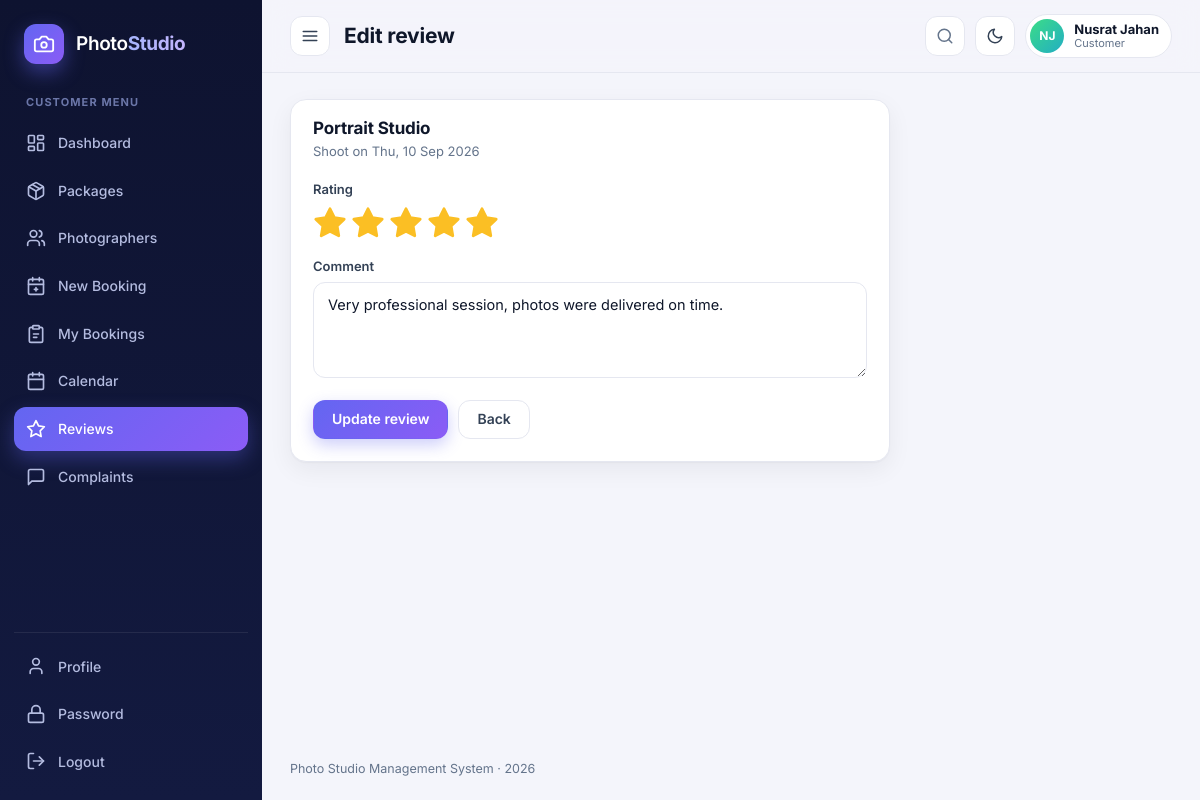
The app's page /view/customer/edit-review.php?id=1 (signed in) with its own data.
### tables this page shows
CREATE TABLE reviews (
	id INT PRIMARY KEY AUTO_INCREMENT,
	booking_id INT NOT NULL,
	customer_id INT NOT NULL,
	rating INT NOT NULL,
	comment TEXT,
	created_at TIMESTAMP DEFAULT CURRENT_TIMESTAMP,
	FOREIGN KEY (booking_id) REFERENCES bookings(id) ON DELETE CASCADE,
	FOREIGN KEY (customer_id) REFERENCES users(id) ON DELETE CASCADE
);

CREATE TABLE packages (
	id INT PRIMARY KEY AUTO_INCREMENT,
	category_id INT NOT NULL,
	name VARCHAR(100) NOT NULL,
	price DECIMAL(10,2) NOT NULL,
	duration VARCHAR(50),
	inclusions TEXT,
	FOREIGN KEY (category_id) REFERENCES categories(id) ON DELETE CASCADE
);

CREATE TABLE bookings (
	id INT PRIMARY KEY AUTO_INCREMENT,
	customer_id INT NOT NULL,
	package_id INT NOT NULL,
	photographer_id INT DEFAULT NULL,
	booking_date DATE NOT NULL,
	booking_time VARCHAR(20) NOT NULL,
	location VARCHAR(255) NOT NULL,
	note TEXT,
	status VARCHAR(20) DEFAULT 'pending',
	created_at TIMESTAMP DEFAULT CURRENT_TIMESTAMP,
	FOREIGN KEY (customer_id) REFERENCES users(id) ON DELETE CASCADE,
	FOREIGN KEY (package_id) REFERENCES packages(id) ON DELETE CASCADE,
	FOREIGN KEY (photographer_id) REFERENCES users(id) ON DELETE SET NULL
);

### model/BaseModel.php (called while the page is built, shortened)
<?php
class BaseModel {
	public function establishConnection() {
		$db = new DBConnection();
		return $db->connect();
	}
	protected function run($sql, $types = '', $params = array()) {
		$conn = $this->establishConnection();
		$stmt = $conn->prepare($sql);
		if ($types !== '') {
			$stmt->bind_param($types, ...$params);
		}
		$stmt->execute();
		return $stmt;
	}
	protected function all($sql, $types = '', $params = array()) {
		$stmt = $this->run($sql, $types, $params);
		$result = $stmt->get_result();
		$rows = array();
		while ($row = $result->fetch_assoc()) {
			$rows[] = $row;
		}
		return $rows;
	}
	protected function one($sql, $types = '', $params = array()) {
		$rows = $this->all($sql, $types, $params);
		return count($rows) > 0 ? $rows[0] : null;
	}
}

### model/User.php (called while the page is built, shortened)
<?php
require_once __DIR__ . '/BaseModel.php';
class User extends BaseModel {
	public function getUserById($id) {
		return $this->one("SELECT * FROM users WHERE id = ?", 'i', array((int)$id));
	}
}

### model/Review.php (called while the page is built, shortened)
<?php
require_once __DIR__ . '/BaseModel.php';
class Review extends BaseModel {
	public function getReviewsByCustomer($customerId) {
		return $this->all("SELECT r.*, p.name AS package_name, b.booking_date, u.name AS photographer_name
			FROM reviews r
			JOIN bookings b ON r.booking_id = b.id
			JOIN packages p ON b.package_id = p.id
			LEFT JOIN users u ON b.photographer_id = u.id
			WHERE r.customer_id = ? ORDER BY r.id DESC", 'i', array((int)$customerId));
	}
}

### view/customer/edit-review.php (the view, shortened to what this page needs)
<?php
require_once __DIR__ . '/../../includes/helpers.php';
require_once __DIR__ . '/../../model/Review.php';
$review = new Review();
foreach ($review->getReviewsByCustomer($_SESSION['user_id']) as $r) {
	if ($r['id'] == (isset($_GET['id']) ? (int)$_GET['id'] : 0)) $row = $r;
}
require_once __DIR__ . '/../../includes/header.php';
?>
<div class="card" style="max-width:600px">
	<div class="card-head"><div><h2><?php echo e($row['package_name']) ?></h2><p>Shoot on <?php echo e(date_pretty($row['booking_date'])) ?></p></div></div>
	<div class="card-body">
		<form action="<?php echo e(app_url('controller/review-handler.php')) ?>" method="post">
			<div class="field"><div class="label">Rating</div>
				<div class="star-picker">
					<?php for ($i = 5; $i >= 1; $i--) { ?>
						<input type="radio" name="rating" id="star<?php echo $i ?>" value="<?php echo $i ?>" <?php echo $i == $row['rating'] ? 'checked' : '' ?>><label for="star<?php echo $i ?>"><?php echo icon('star') ?></label>
					<?php } ?>
				</div></div>
			<div class="field"><label for="comment">Comment</label><textarea id="comment" name="comment" maxlength="1000"><?php echo e($row['comment']) ?></textarea></div>
			<div class="form-actions"><button type="submit" class="btn btn-primary">Update review</button><a class="btn btn-ghost" href="reviews.php">Back</a></div>
		</form>
	</div>
</div>
<?php require_once __DIR__ . '/../../includes/footer.php'; ?>

### css/style.css (style rules this page uses)
:root { --bg: #f4f5fb; --surface: #ffffff; --surface-2: #f8f9fd; --text: #0f172a; --text-2: #334155; --muted: #64748b; --border: #e5e7f0; --primary: #6366f1; --primary-2: #8b5cf6; --primary-ink: #4338ca; --primary-soft: rgba(99, 102, 241, .11); --success: #10b981; --warning: #f59e0b; --danger: #ef4444; --info: #0ea5e9; --radius: 16px; --radius-sm: 10px; --shadow: 0 1px 2px rgba(15, 23, 42, .04), 0 8px 24px rgba(15, 23, 42, .06); --shadow-lg: 0 20px 50px rgba(15, 23, 42, .18); --sidebar-bg: linear-gradient(180deg, #0e1330 0%, #131a40 100%); --sidebar-w: 262px; --sidebar-w-collapsed: 80px; --c-pending: #f59e0b; --c-approved: #3b82f6; --c-assigned: #8b5cf6; --c-completed: #10b981; --c-rejected: #ef4444; --c-cancelled: #94a3b8; --font: "Inter", "Segoe UI", system-ui, -apple-system, "Segoe UI", Roboto, "Helvetica Neue", Arial, "Noto Sans", sans-serif; }
* { box-sizing: border-box; }
html { scroll-behavior: smooth; }
body { margin: 0; font-family: var(--font); font-size: 14.5px; line-height: 1.55; background: var(--bg); color: var(--text); -webkit-font-smoothing: antialiased; }
h1, h2, h3, h4 { margin: 0; line-height: 1.25; letter-spacing: -.01em; }
h2 { font-size: 17px; }
p { margin: 0 0 10px; }
a { color: var(--primary); text-decoration: none; }
.card { background: var(--surface); border: 1px solid var(--border); border-radius: var(--radius); box-shadow: var(--shadow); margin-bottom: 20px; min-width: 0; }
.card-head { display: flex; align-items: center; justify-content: space-between; gap: 12px; flex-wrap: wrap; padding: 18px 22px 0; }
.card-head p { margin: 2px 0 0; color: var(--muted); font-size: 13px; }
.card-body { padding: 18px 22px 22px; }
.btn, button.btn, input[type="submit"].btn { display: inline-flex; align-items: center; justify-content: center; gap: 8px; padding: 10px 18px; border-radius: 12px; border: 1px solid transparent; font: 600 14px var(--font); cursor: pointer; text-decoration: none !important; transition: transform .12s, box-shadow .15s, background .15s, border-color .15s; white-space: nowrap; line-height: 1.2; }
.btn-primary { color: #fff; background: linear-gradient(135deg, var(--primary), var(--primary-2)); box-shadow: 0 6px 16px rgba(99, 102, 241, .32); }
.btn-ghost { color: var(--text-2); background: var(--surface); border-color: var(--border); }
.field { margin-bottom: 16px; }
.field > label, .label { display: block; font-size: 13px; font-weight: 600; color: var(--text-2); margin-bottom: 6px; }
input[type="text"], input[type="email"], input[type="password"], input[type="date"], input[type="number"], input[type="search"], input[type="tel"], select, textarea { width: 100%; padding: 11px 14px; border-radius: 12px; border: 1px solid var(--border); background: var(--surface); color: var(--text); font: inherit; transition: border-color .15s, box-shadow .15s; }
textarea { min-height: 96px; resize: vertical; }
input::placeholder, textarea::placeholder { color: color-mix(in srgb, var(--muted) 70%, transparent); }
.form-actions { display: flex; gap: 10px; align-items: center; flex-wrap: wrap; margin-top: 6px; }
.star-picker { display: inline-flex; flex-direction: row-reverse; gap: 4px; }
.star-picker label { cursor: pointer; color: var(--border); margin: 0; transition: color .12s, transform .12s; }
.star-picker label:hover, .star-picker label:hover ~ label, .star-picker input:checked ~ label { color: #fbbf24; }
html, body.pub { overflow-x: clip; }

### records on screen
reviews: packages.name "Portrait Studio", booking.booking_date "Thu, 10 Sep 2026", comment "Very professional session, photos were delivered on time."

### other values on screen
$_SESSION['role'] "CUSTOMER"
$item[1] "Dashboard"
$item[1] "Packages"
$item[1] "Photographers"
$item[1] "New Booking"
$item[1] "My Bookings"
$item[1] "Calendar"
$item[1] "Reviews"
$item[1] "Complaints"
$pageTitle "Edit review"
initials($name) "NJ"
$_SESSION['name'] "Nusrat Jahan"
$_SESSION['role'] "Customer"
